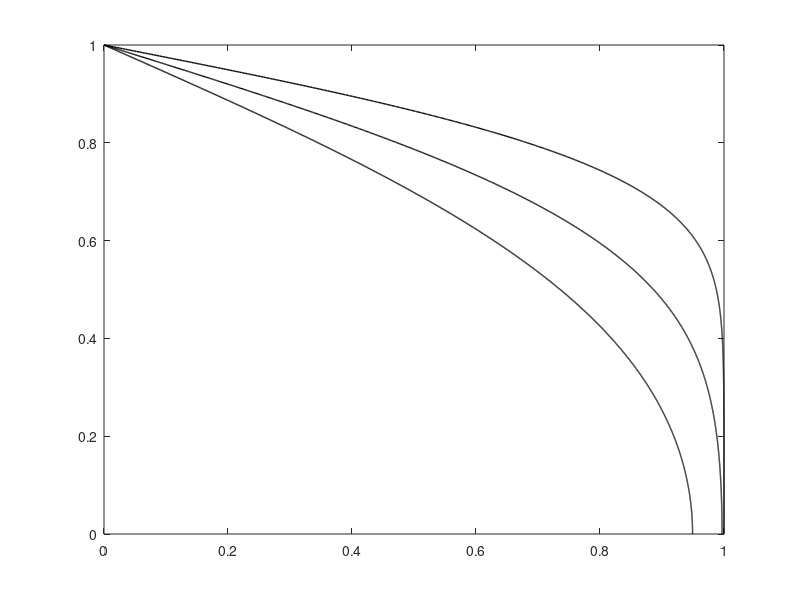

The MATLAB source for this figure:
function[x,AS] = as_consolidation()
% Aangepaste code van Miriam

Ec = 2.5E9; %1E7; %5E9;
rw = 1E3;
rs = 2600; %(1/0.6)*1.6E3;
n = 0.4;
%rsat = (1-n)*rs + n*rw;
k = 1E-5;
g = 10;
Kw = 2E9; %3E8;
H = 1;
J = 1/800;

% plot analytical solution
cv = k / (rw * g * (1/Ec + n/Kw)); 
T = [0.02, 0.05, 0.1];%,0.2,0.5,1];
x = (0:J/2:H+0.00000001)';
K = 50001;
AS = 0*x*T;
for j = 1:K
    for i = 1:length(T)
    AS(:,i) = AS(:,i) + 4/pi * (-1)^(j-1)/(2*j-1) * cos((2*j-1) * pi/2 * (x) / H) * exp(-(2*j-1)^2 * pi^2/4 * T(i));
    end
end
figure(5)
for i = 1:length(T)
    plot(AS(:,i),x,'-k','LineWidth',1)
    hold on
end
